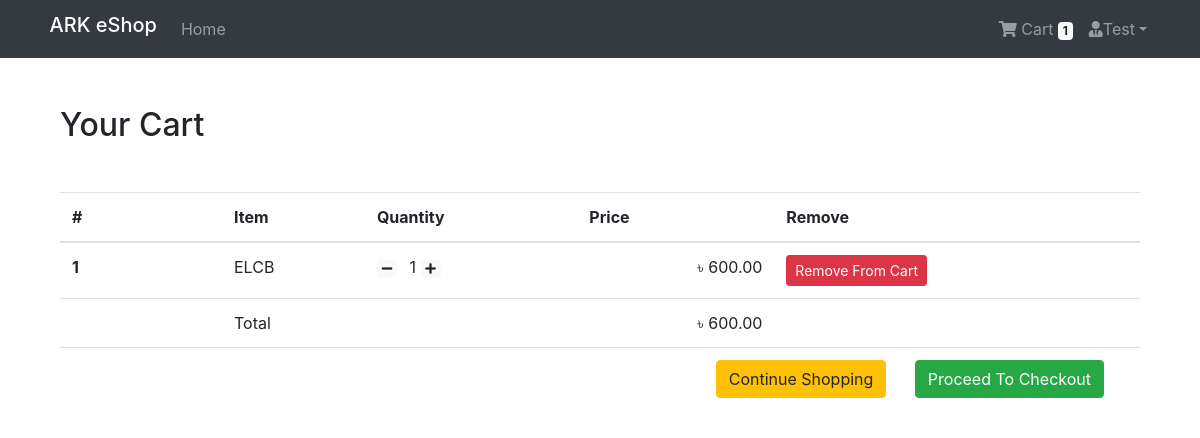
The app's page /shop/cart/ (signed in) with its own data.
### App_Login/models.py (models this page shows, shortened)
class User(AbstractBaseUser,PermissionsMixin):
    email = models.EmailField(unique=True,null=False)
    is_staff = models.BooleanField(
        ugettext_lazy('staff status'),
        default = False,
        help_text = ugettext_lazy("Designates whether the user can log in this site")
    )
    is_active = models.BooleanField(
        ugettext_lazy('active'),
        default=True,
        help_text= ugettext_lazy("Designates whether this user should be treateed as active.Unselect this instead of deleting accounts")
    )
    USERNAME_FIELD = 'email'
    object = MyUserManager()

class Profile(models.Model):
    user = models.OneToOneField(User,on_delete=models.CASCADE,related_name='profile')
    username = models.CharField(max_length=264,blank=True)
    full_name = models.CharField(max_length=264,blank=True)
    address_1 = models.TextField(max_length=300,blank=True)
    city = models.CharField(max_length=40,blank=True)
    zipcode = models.CharField(max_length=10,blank=True)
    country = models.CharField(max_length=50,blank=True)
    phone = models.CharField(max_length=20,blank=True)
    date_joined = models.DateTimeField(auto_now_add=True)

### App_Order/models.py (models this page shows, shortened)
class Order(models.Model):
    orderitems = models.ManyToManyField(Cart)
    user = models.ForeignKey(settings.AUTH_USER_MODEL,on_delete=models.CASCADE)
    ordered = models.BooleanField(default=False)
    created = models.DateTimeField(auto_now_add=True)
    paymentId = models.CharField(max_length=264,blank=True,null=True)
    orderId = models.CharField(max_length=200,blank=True,null=True)
    def get_totals(self):
        total = 0
        for order_item in self.orderitems.all():
            total += float(order_item.get_total())
        return total

class Cart(models.Model):
    user = models.ForeignKey(settings.AUTH_USER_MODEL,on_delete=models.CASCADE,related_name='cart')
    item = models.ForeignKey(Product,on_delete=models.CASCADE)
    quantity = models.IntegerField(default=1)
    purchased = models.BooleanField(default=False)
    created = models.DateTimeField(auto_now_add=True)
    updated = models.DateTimeField(auto_now=True)
    def get_total(self):
        total = self.item.price * self.quantity
        float_total = format(total,'0.2f')
        return float_total

### App_Shop/models.py (models this page shows, shortened)
class Product(models.Model):
    main_image = models.ImageField(upload_to ='Products')
    name = models.CharField(max_length=264)
    category = models.ForeignKey(Category,on_delete=models.CASCADE,related_name='category')
    preview_text = models.TextField(max_length=200,verbose_name='Preview Text')
    detail_text = models.TextField(max_length=200,verbose_name='Description')
    price = models.FloatField()
    old_price = models.FloatField(default=0.00)
    created = models.DateTimeField(auto_now_add=True)
    class Meta:
        ordering = ['-created',]

### App_Order/views.py (the view)
# urls.py: path('cart/',views.cart_view,name="cart"),
@login_required
def cart_view(request):
    carts = Cart.objects.filter(user=request.user,purchased=False)
    orders = Order.objects.filter(user=request.user,ordered=False)
    if carts.exists() and orders.exists():
        order = orders[0]
        return render(request, 'App_Order/cart.html',context={'carts':carts,'order':order})
    else:
        messages.warning(request, "You don't have any item in your cart")
        return redirect("App_Shop:home")

### App_Order/templatetags/cart_tag.py (called while the page is built)
@register.filter
def cart_total(user):
    order = Order.objects.filter(user=user,ordered=False)
    if order.exists():
        return order[0].orderitems.count()
    else:
        return 0

### templates/App_Order/cart.html
{% extends 'base.html' %}
{% block body_block %}
<div class="container my-5">
  <div class="my-5">
    <h2>Your Cart</h2>
  </div>
  <table class="table table-hover">
    <thead>
      <tr>
        <th scope="col" width="15%">#</th>
        <th scope="col">Item</th>
        <th scope="col">Quantity</th>
        <th scope="col" align="right">Price</th>
        <th scop="col">Remove</th>
      </tr>
    </thead>
    <tbody>
      {% for cart in carts %}
      <tr>
        <th scope="row">{{ forloop.counter }}</th>
        <td>{{cart.item.name}}</td>
        <td>
          <a class="mr-2" href="{% url 'App_Order:decrease' pk=cart.item.pk %}"><span class="badge badge-light"><i class="fas fa-minus"></i></span></a>
          {{ cart.quantity }}
          <a class="mr-2" href="{% url 'App_Order:increase' pk=cart.item.pk %}"> <span class="badge badge-light"> <i class="fas fa-plus"></i></span></a>
        </td>
        <td align="right">&#2547; {{cart.get_total}}</td>
        <td><a href="{% url 'App_Order:remove' pk=cart.item.pk  %}" class="btn btn-danger btn-sm">Remove From Cart</a></td>
      </tr>
      {% endfor %}
      <tr>
        <th scope="row"></th>
        <td colspan="2">Total</td>
        <td align="right">&#2547; {{ order.get_totals|floatformat:2 }}</td>
        <td></td>
      </tr>
      <tr>
          <th scope="row">
            <td colspan="4"class=text-right>
                <a href="{% url 'App_Shop:home' %}" class="btn btn-warning mr-4">Continue Shopping </a>
                <a href="{% url 'App_Payment:checkout' %}" class="btn btn-success mr-4">Proceed To Checkout</a>
            </td>
          </th>
      </tr>
    </tbody>
  </table>
</div>
{% endblock %}

### templates/navbar.html (shortened to what this page needs)
{% load cart_tag %}
<nav class="navbar navbar-expand-lg navbar-dark bg-dark">
  <div class="container">
    &nbsp;<h6><a class="navbar-brand" href="{% url 'App_Shop:home' %}">ARK eShop</a></h6>
    <ul class="navbar-nav ml-auto">
      <li class="nav-item">
        <a href="{% url 'App_Shop:home' %}" class="nav-link" class="float-left">Home</a>
      </li>
    </ul>
      <div class="collapse navbar-collapse" id="navbarNav">
      <ul class="navbar-nav ml-auto">
        {% if request.user.is_authenticated %}
        <li class="nav-item">
          <a href="{% url 'App_Order:cart' %}" class="nav-link">
              <i class="fa fa-shopping-cart"></i> Cart
              <span class="badge badge-light">{{ request.user | cart_total }}</span>
          </a>
        </li>
        <li class="nav-item dropdown">
            <a class="nav-link dropdown-toggle" href="#" id="navbarDropdown" role="button" data-toggle="dropdown" aria-haspopup="true" aria-expanded="false"><i class="fas fa-user-tie"></i>{{request.user.profile.username}}</a>
          </li>
        {% endif %}
      </ul>
    </div>
  </div>
</nav>

### records on screen
User: user|cart_total "1", user.profile.username "Test"
Cart: item.name "ELCB", quantity "1", get_total "600.00"
Order: get_totals "600.00"
